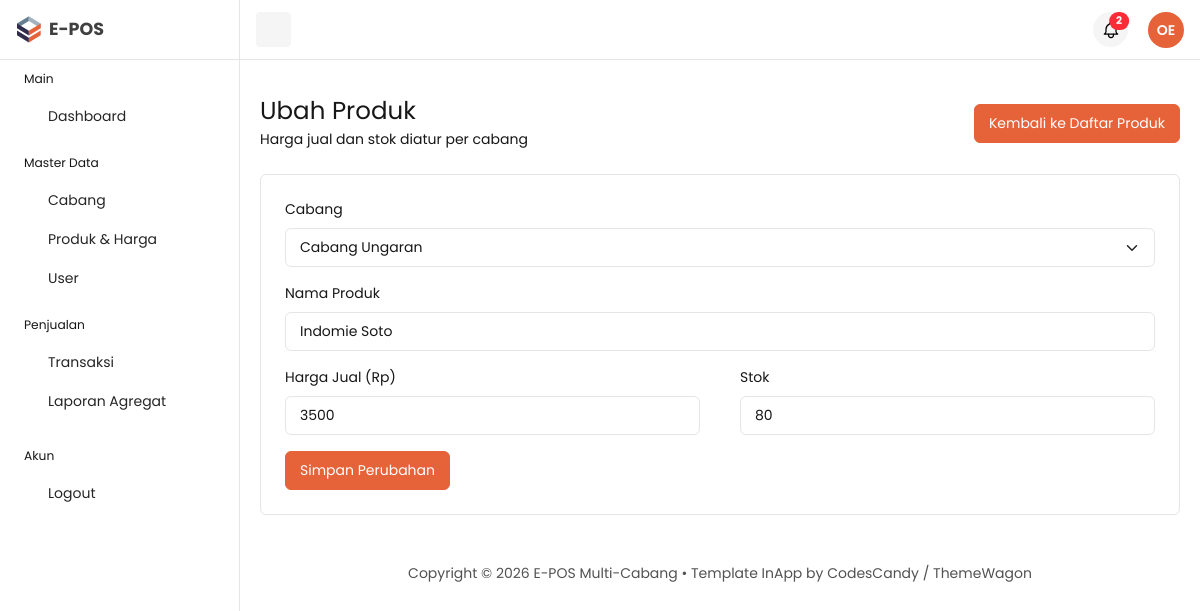
Page /owner/index.php?page=updateKendaraan&id=2 (signed in) on the committed database.
### tables this page shows
CREATE TABLE `products` (
  `id`          INT NOT NULL AUTO_INCREMENT,
  `branch_id`   INT NOT NULL,
  `nama_produk` VARCHAR(150) NOT NULL,
  `harga_jual`  DECIMAL(15,2) NOT NULL DEFAULT 0.00,
  `stok`        INT NOT NULL DEFAULT 0,
  PRIMARY KEY (`id`),
  KEY `fk_products_branch` (`branch_id`),
  CONSTRAINT `fk_products_branch` FOREIGN KEY (`branch_id`) REFERENCES `branches` (`id`)
);

CREATE TABLE `branches` (
  `id`          INT NOT NULL AUTO_INCREMENT,
  `nama_cabang` VARCHAR(100) NOT NULL,
  `alamat`      TEXT,
  `telepon`     VARCHAR(20) DEFAULT NULL,
  PRIMARY KEY (`id`)
);

### owner/database/connection.php (called while the page is built, shortened)
<?php
require_once __DIR__ . '/../../login/database/cek_skema.php';
class Database
{
    private $host = "localhost";
    private $username = "root";
    private $password = "";
    private $database = "e-pos";
    public $conn;
    public function __construct()
    {
        try {
            $this->conn = new mysqli(
                $this->host,
                $this->username,
                $this->password,
                $this->database
            );
        } catch (mysqli_sql_exception $ex) {
            eposHentikan('Tidak bisa terhubung ke database "' . $this->database . '". (' . $ex->getMessage() . ')');
        }
        $this->conn->set_charset('utf8mb4');
        eposCekSkema($this->conn);
    }
}

### login/database/cek_skema.php (called while the page is built, shortened)
<?php
function eposCekSkema($conn)
{
    $cek = [
        'branches'            => 'id, nama_cabang, alamat, telepon',
        'users'               => 'id, nama, email, password, role, branch_id',
        'products'            => 'id, branch_id, nama_produk, harga_jual, stok',
        'transactions'        => 'id, branch_id, cashier_id, invoice_number, total_bayar, diskon, tanggal, status',
        'transaction_details' => 'id, transaction_id, product_id, jumlah, harga_satuan, subtotal',
    ];
    foreach ($cek as $tabel => $kolom) {
        try {
            $conn->query("SELECT $kolom FROM $tabel LIMIT 1");
        } catch (mysqli_sql_exception $ex) {
            eposHentikan("Tabel '$tabel' belum ada atau kolomnya tidak sesuai. (" . $ex->getMessage() . ')');
        }
    }
}

### owner/function/kategori.php (called while the page is built, shortened)
<?php
require_once 'database/connection.php';
class Kategori
{
    private $conn;
    public function __construct()
    {
        $database = new Database();
        $this->conn = $database->conn;
    }
    public function semua($cari = '')
    {
        $like = '%' . $cari . '%';
        $stmt = $this->conn->prepare(
            "SELECT b.*,
                    (SELECT COUNT(*) FROM products p WHERE p.branch_id = b.id) AS jml_produk,
                    (SELECT COUNT(*) FROM users u WHERE u.branch_id = b.id) AS jml_user
             FROM branches b
             WHERE b.nama_cabang LIKE ? OR b.alamat LIKE ?
             ORDER BY b.id ASC"
        );
        $stmt->bind_param('ss', $like, $like);
        $stmt->execute();
        return $stmt->get_result()->fetch_all(MYSQLI_ASSOC);
    }
}

### owner/function/kendaraan.php (called while the page is built, shortened)
<?php
require_once 'database/connection.php';
class Kendaraan
{
    private $conn;
    public function __construct()
    {
        $database = new Database();
        $this->conn = $database->conn;
    }
    public function cari($id)
    {
        $stmt = $this->conn->prepare("SELECT * FROM products WHERE id = ?");
        $stmt->bind_param('i', $id);
        $stmt->execute();
        return $stmt->get_result()->fetch_assoc();
    }
}

### owner/function/guard.php (called while the page is built, shortened)
<?php
function e($v)
{
    return htmlspecialchars((string) $v, ENT_QUOTES, 'UTF-8');
}

### owner/pages/kendaraan/update.php (the view, shortened to what this page needs)
<?php
require_once 'function/kendaraan.php';
require_once 'function/kategori.php';
$produk = new Kendaraan();
$cabang = (new Kategori())->semua();
$id = isset($_GET['id']) ? (int) $_GET['id'] : 0;
$row = $produk->cari($id);
?>
<main id="content" class="content py-10">
    <div class="container-fluid">
        <div class="row">
            <div class="col-12">
                <div class="d-flex flex-column flex-md-row justify-content-between align-items-md-center mb-4 gap-3">
                    <div>
                        <h1 class="fs-3 mb-1">Ubah Produk</h1>
                        <p class="mb-0">Harga jual dan stok diatur per cabang</p>
                    </div>
                    <div>
                        <a href="index.php?page=kendaraan" class="btn btn-primary">Kembali ke Daftar Produk</a>
                    </div>
                </div>
            </div>
        </div>
        <div class="row">
            <div class="col-12">
                <div class="card">
                    <div class="card-body p-4">
                        <form method="post" action="">
                            <div class="col-md-12 mb-3">
                                <label for="branch_id" class="form-label">Cabang</label>
                                <select class="form-select" name="branch_id" id="branch_id" required>
                                    <?php foreach ($cabang as $c) { ?>
                                        <option value="<?= (int) $c['id'] ?>" <?= ($row['branch_id']) == $c['id'] ? 'selected' : '' ?>><?= e($c['nama_cabang']) ?></option>
                                    <?php } ?>
                                </select>
                            </div>
                            <div class="col-md-12 mb-3">
                                <label for="nama_produk" class="form-label">Nama Produk</label>
                                <input type="text" class="form-control" name="nama_produk" id="nama_produk" value="<?= e($row['nama_produk']) ?>" required>
                            </div>
                            <div class="row">
                                <div class="col-md-6 mb-3">
                                    <label for="harga_jual" class="form-label">Harga Jual (Rp)</label>
                                    <input type="number" min="0" step="100" class="form-control" name="harga_jual" id="harga_jual" value="<?= e($row['harga_jual'] === '' ? '' : (int) $row['harga_jual']) ?>" required>
                                </div>
                                <div class="col-md-6 mb-3">
                                    <label for="stok" class="form-label">Stok</label>
                                    <input type="number" min="0" class="form-control" name="stok" id="stok" value="<?= e($row['stok']) ?>" required>
                                </div>
                            </div>
                            <div class="d-flex gap-2">
                                <button type="submit" class="btn btn-primary">Simpan Perubahan</button>
                            </div>
                        </form>
                    </div>
                </div>
            </div>
        </div>
        <?php include 'components/footer.php'; ?>
    </div>
</main>

### rows in the picture
products: branch_id "Cabang Ungaran", nama_produk "Indomie Soto", harga_jual "3500", stok "80"

### other values in the picture
$ini "OE"
